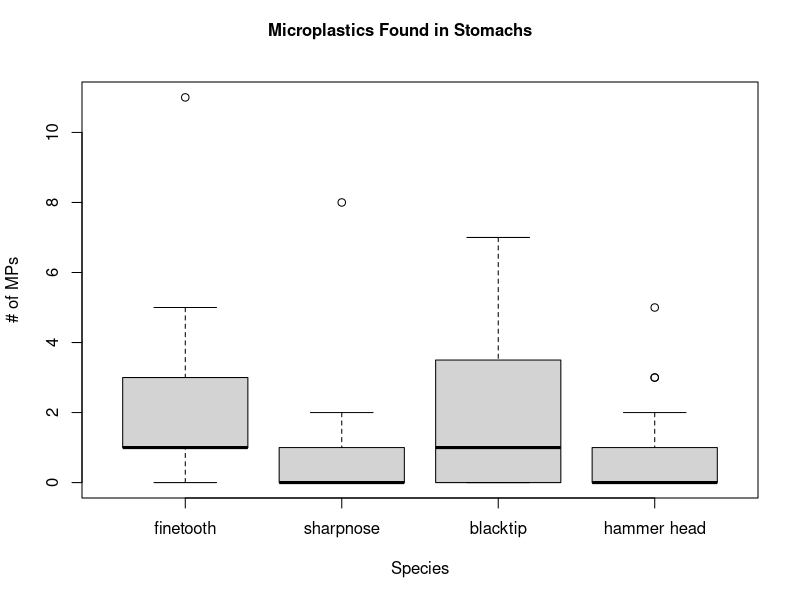
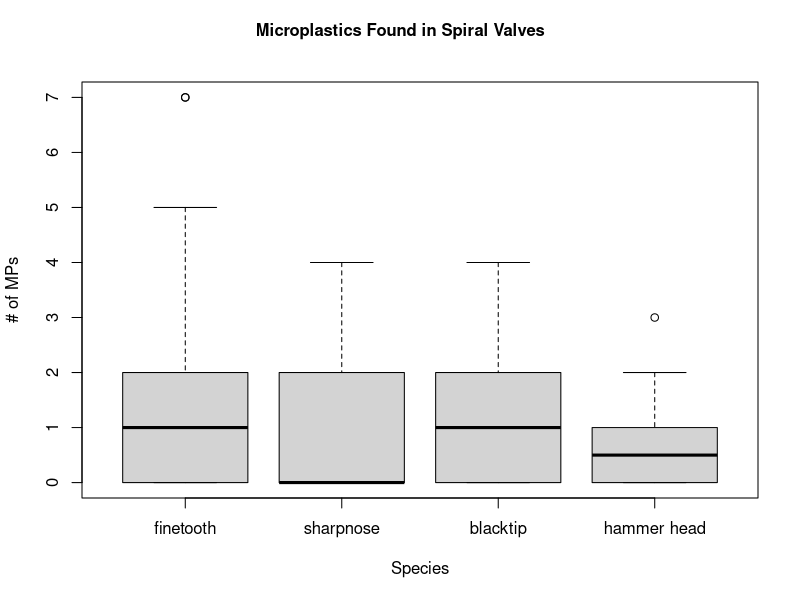
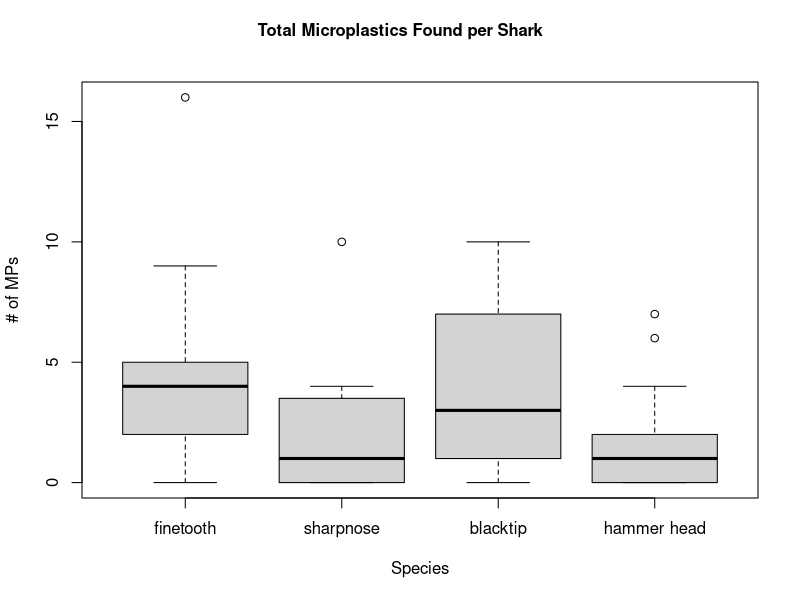
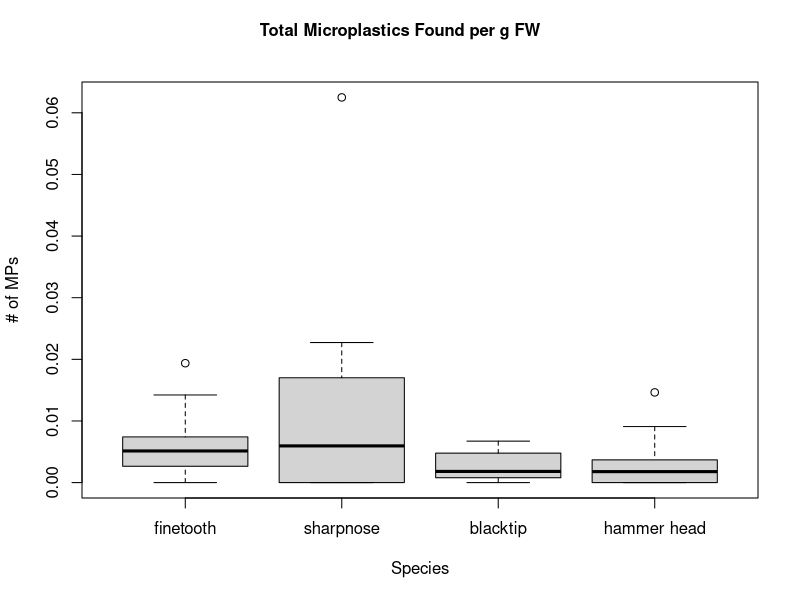

Source code (R) for these figures, in order:
## ---- chunk 1
shark_data <- read.csv('shark_data2.csv')
# uploading the data! 
## ---- chunk 2
library(dplyr)
uni_id <- paste(shark_data$Sacrifice.ID, shark_data$ID.., sep ='-')
uni_id
unique(uni_id)
unique(uni_id)[-2]
uni_id_full <- rep(unique(uni_id)[-2], each =4 )

shark_data$CommonName <- factor(shark_data$CommonName,
                                levels = c('finetooth', 'sharpnose', 'blacktip',
                                           'hammer head'))

#I am not entirely sure that this is needed anymore, but maybe check on that before deleted it!!
## ---- chunk 3
library(ggplot2)

boxplot(Total ~ CommonName, data = shark_data, subset = Sample.Type=='S',
        xlab='Species', ylab='# of MPs')

mtext("Microplastics Found in Stomachs", side = 3, line = -2, outer = TRUE , font = 2)

sp_mod1 <- glm(Total ~ CommonName, data = shark_data, subset = Sample.Type=='S',
              family = 'poisson')
summary(sp_mod1)
# estimate psuedo r2
pseudo_r2 = function(glm_mod) {
    1 -  glm_mod$deviance / glm_mod$null.deviance
}

pseudo_r2(sp_mod1)
car::Anova(sp_mod1)
# literally no significance...it is SUCH small numbers on this omg
## ---- chunk 4

boxplot(Total ~ CommonName, data = shark_data, subset = Sample.Type=='V',
        xlab='Species', ylab='# of MPs')
#plotting the valve data
mtext("Microplastics Found in Spiral Valves", side = 3, line = -2, outer = TRUE , font = 2)

sp_mod <- glm(Total ~ CommonName, data = shark_data, subset = Sample.Type=='V',
              family = 'poisson')
summary(sp_mod)
# estimate psuedo r2
pseudo_r2 = function(glm_mod) {
    1 -  glm_mod$deviance / glm_mod$null.deviance
}

pseudo_r2(sp_mod)
car::Anova(sp_mod)
#some significance...6% of data is due to differences in species
## ---- chunk 5
combt <- shark_data$Total[shark_data$Sample.Type=='V'] + shark_data$Total[shark_data$Sample.Type== 'S']
#combining the valve and stomach totals to get a combined total

#attempting to make a boxplot and it's not going as well as I would like to...
boxplot(combt ~ CommonName[shark_data$Sample.Type== 'S'], data = shark_data,
        xlab='Species', ylab='# of MPs')

mtext("Total Microplastics Found per Shark", side = 3, line = -2, outer = TRUE , font = 2)

sp_mod3 <- glm(combt ~ CommonName[shark_data$Sample.Type== 'S'], data = shark_data, family = 'poisson')

pseudo_r2 = function(glm_mod) {
    1 -  glm_mod$deviance / glm_mod$null.deviance
}

pseudo_r2(sp_mod3)
car::Anova(sp_mod3)

## ---- chunk 6
pfw <- combt/shark_data$FW..g.[shark_data$Sample.Type== 'S']

boxplot(pfw ~ CommonName[shark_data$Sample.Type== 'S'], data = shark_data,
        xlab='Species', ylab='# of MPs')

mtext("Total Microplastics Found per g FW", side = 3, line = -2, outer = TRUE , font = 2)

sp_mod4 <- glm(pfw ~ CommonName[shark_data$Sample.Type== 'S'], data = shark_data, family = 'poisson')

pseudo_r2 = function(glm_mod) {
    1 -  glm_mod$deviance / glm_mod$null.deviance
}

pseudo_r2(sp_mod4)
car::Anova(sp_mod4)
